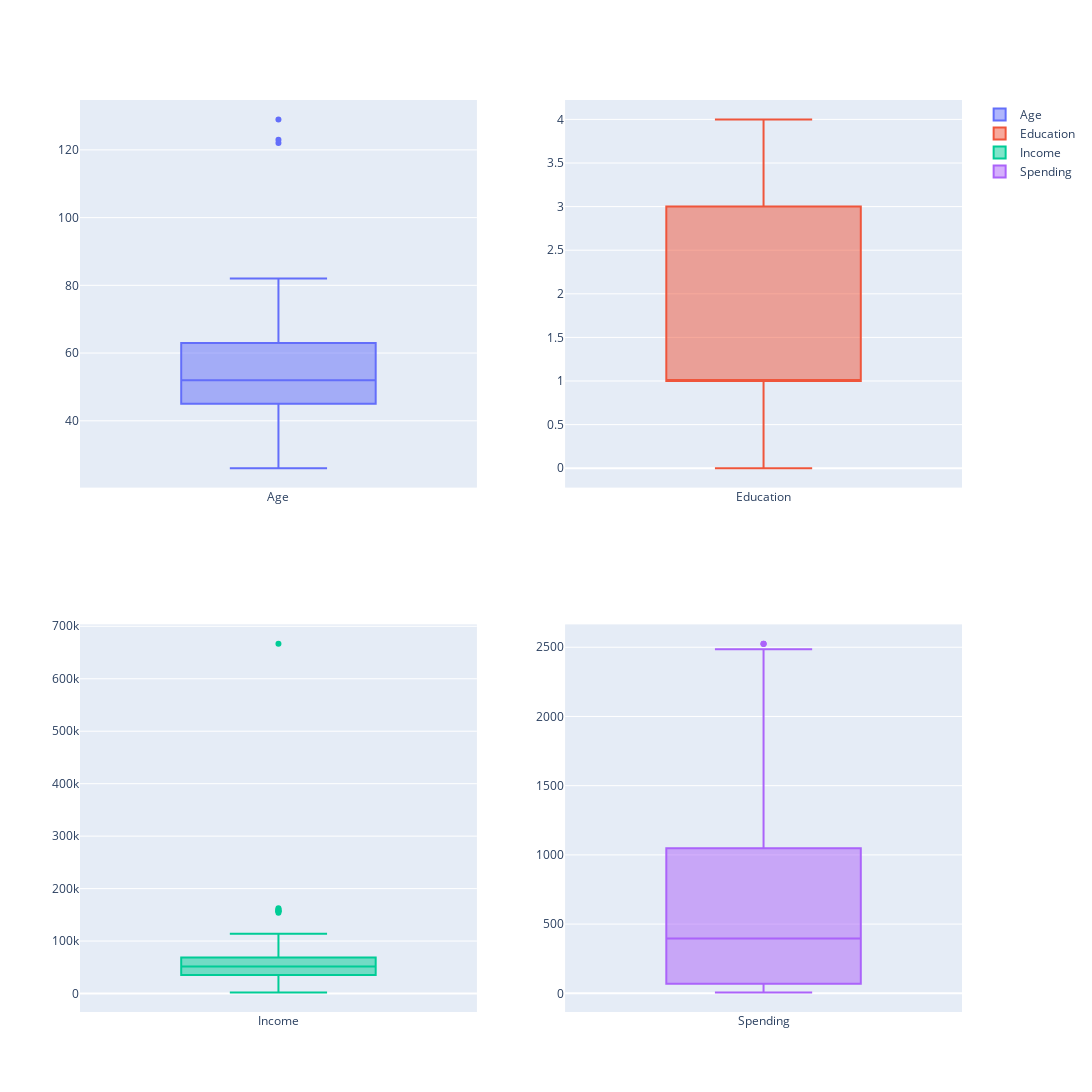

Notebook code for this chart:
### Code cell
fig = make_subplots(rows=2, cols=2)
fig.add_trace(go.Box(y=df['Age'], name='Age'),row=1,col=1)
fig.add_trace(go.Box(y=df['Education'], name='Education'),row=1,col=2)
fig.add_trace(go.Box(y=df['Income'], name='Income'),row=2,col=1)
fig.add_trace(go.Box(y=df['Spending'], name='Spending'),row=2,col=2)
fig.update_layout(width=1500,height=1500)
fig.show()

### Figure 1 — Plotly figure (JSON) as saved in the notebook; plotly's stock layout.template omitted (floating-point values rounded to 4 significant figures; data arrays with more than 128 entries replaced by an {"elided": "..."} marker saying what was removed)
{"data": [{"name": "Age", "type": "box", "xaxis": "x", "y": {"elided": "2212 int values"}, "yaxis": "y"}, {"name": "Education", "type": "box", "xaxis": "x2", "y": {"elided": "2212 int values"}, "yaxis": "y2"}, {"name": "Income", "type": "box", "xaxis": "x3", "y": {"elided": "2212 int values"}, "yaxis": "y3"}, {"name": "Spending", "type": "box", "xaxis": "x4", "y": {"elided": "2212 int values"}, "yaxis": "y4"}], "layout": {"height": 1500, "width": 1500, "xaxis": {"anchor": "y", "domain": [0, 0.45]}, "xaxis2": {"anchor": "y2", "domain": [0.55, 1]}, "xaxis3": {"anchor": "y3", "domain": [0, 0.45]}, "xaxis4": {"anchor": "y4", "domain": [0.55, 1]}, "yaxis": {"anchor": "x", "domain": [0.575, 1]}, "yaxis2": {"anchor": "x2", "domain": [0.575, 1]}, "yaxis3": {"anchor": "x3", "domain": [0, 0.425]}, "yaxis4": {"anchor": "x4", "domain": [0, 0.425]}}}
